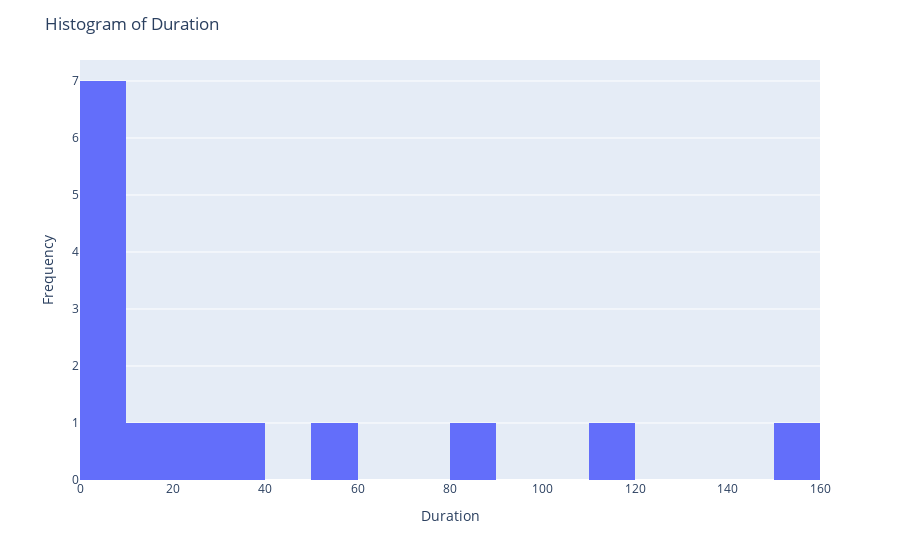

The notebook cell saved with this chart:
### Markdown cell above
Let's look at the frequency of the duration column

### Code cell
import plotly.express as px

fig = px.histogram(df, x='duration', nbins=30)
fig.update_layout(title='Histogram of Duration', xaxis_title='Duration', yaxis_title='Frequency')
fig.show()

### Figure 1 — Plotly figure (JSON) as saved in the notebook; plotly's stock layout.template omitted (floating-point values rounded to 4 significant figures)
{"data": [{"alignmentgroup": "True", "bingroup": "x", "hovertemplate": "duration=%{x}<br>count=%{y}<extra></extra>", "legendgroup": "", "marker": {"color": "#636efa", "pattern": {"shape": ""}}, "name": "", "nbinsx": 30, "offsetgroup": "", "orientation": "v", "showlegend": false, "type": "histogram", "x": [86.15, 8.514, 1.123, 1.176, 1.045, 56.42, 8.19, null, 153.0, 114.2, 6.134, 13.87, 6.67, 34.83, 27.3], "xaxis": "x", "yaxis": "y"}], "layout": {"barmode": "relative", "legend": {"tracegroupgap": 0}, "margin": {"t": 60}, "title": {"text": "Histogram of Duration"}, "xaxis": {"anchor": "y", "domain": [0, 1], "title": {"text": "Duration"}}, "yaxis": {"anchor": "x", "domain": [0, 1], "title": {"text": "Frequency"}}}}
